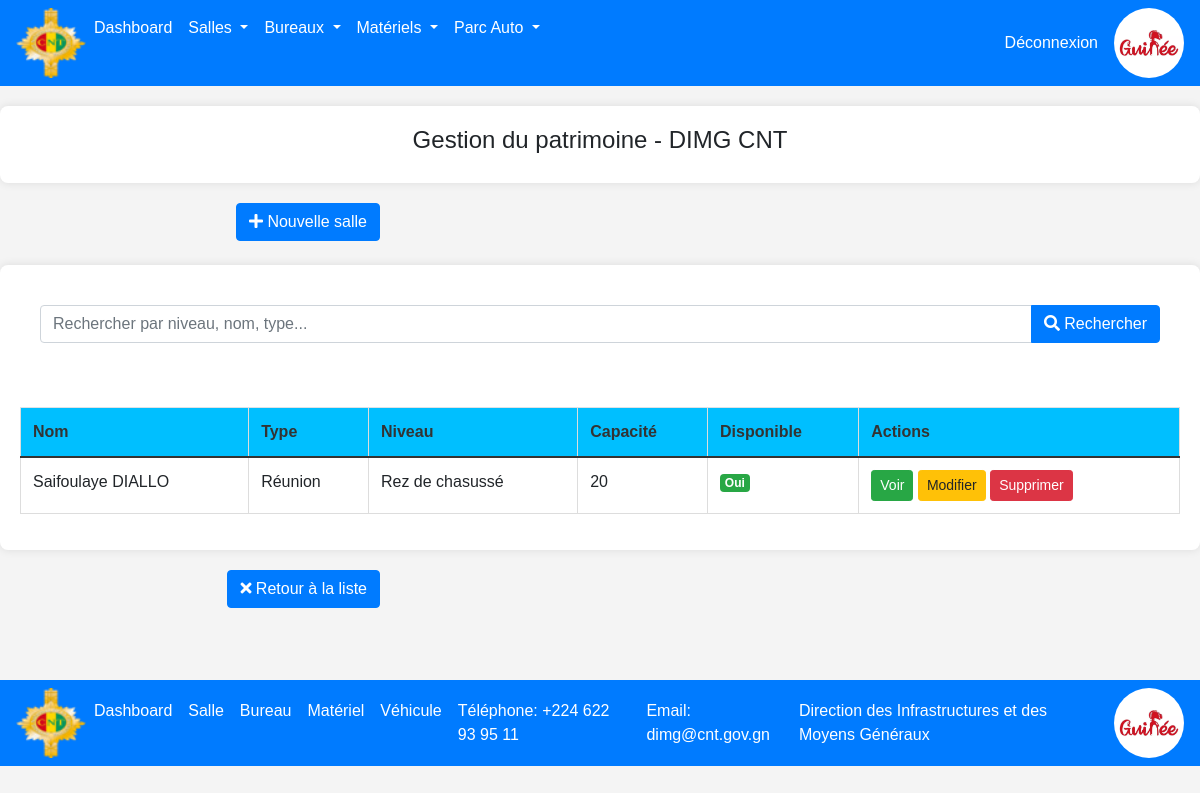
Page /salles/reunion/ on the committed database.
### patrimoine/models.py (models this page shows, shortened)
class Salle(models.Model):
    TYPE_SALLE_CHOICES = [
        ('reunion', 'Réunion'),
        ('conference', 'Conférence'),
        ('pleniere', 'Plénière'),
        ('formation', 'Formation'),  # Ajout d'un type supplémentaire
    ]
    type_salle = models.CharField(
        "Type de salle",
        max_length=100,
        choices=TYPE_SALLE_CHOICES
    )
    nom = models.CharField(
        "Nom",
        max_length=100,
        blank=True,
        default=""
    )
    niveau = models.CharField(
        "Niveau",
        max_length=100,
        blank=True,
        default="",
        help_text="Étage ou niveau de la salle"
    )
    capacite = models.IntegerField(
        "Capacité (personnes)",
        null=True,
        blank=True,
        validators=[MinValueValidator(1), MaxValueValidator(1000)],
        help_text="Nombre maximum de personnes"
    )
    surface = models.FloatField(
        "Surface (m²)",
        null=True,
        blank=True,
        validators=[MinValueValidator(0.01)],
        help_text="Surface en mètres carrés"
    )
    equipements = models.TextField(
        "Équipements",
        blank=True,
        default="",
        help_text="Liste des équipements disponibles"
    )
    disponible = models.BooleanField(
        "Disponible",
        default=True,
        help_text="Indique si la salle est disponible"
    )
    date_creation = models.DateTimeField(
        "Date de création",
        auto_now_add=True
    )
    date_modification = models.DateTimeField(
        "Date de modification",
        auto_now=True
    )
    picture = models.ImageField(
        "photo de la salle",
        blank=True
    )
    class Meta:
        verbose_name = "Salle"
        verbose_name_plural = "Salles"
        ordering = ['nom']

### patrimoine/views.py (the view)
# urls.py: path('salles/reunion/', views.salle_reunion, name='salle_reunion'),
def salle_reunion(request):
    salles = Salle.objects.filter(type_salle='reunion')
    return render(request, 'salles/salle_list.html', {'salles': salles})

### templates/salles/salle_list.html (shortened to what this page needs)
{% extends 'main.html' %}
{% load static %}
{% block content %}
<div class="container">
    <div class="row">
        <div class="box">
            <h4 class="text text-center">Gestion du patrimoine - DIMG CNT</h4>
        </div>
    </div>
</div>
<div class="row mb-4">
  <div class="col-md-4 text-end">
    <a class="btn btn-primary" href="{% url 'salle_create' %}">
      <i class="fas fa-plus"></i> Nouvelle salle
    </a>
  </div>
</div>
<div class="container">
    <div class="row">
		<div class="col-md-12">
			<div class="card-body">
                  <form method="get" class="mb-4">
                      <div class="input-group">
                          <input type="text" name="search" class="form-control"
                                 placeholder="Rechercher par niveau, nom, type..."
                                 value="{{ search_query }}">
                          <button class="btn btn-primary" type="submit">
                              <i class="fas fa-search"></i> Rechercher
                          </button>
                      </div>
                  </form>
            </div>
            {% if salles %}
            <div class="table-container">
                <table class="table align-items-center table-flush">
                    <thead class="thead-warning">
                    <tr bgcolor="#00bfff">
                        <th scope="col" class="sort " data-sort="nom">Nom</th>
                        <th scope="col" class="sort " data-sort="tipe">Type</th>
                        <th scope="col" class="sort " data-sort="nivea">Niveau</th>
                        <th scope="col" class="sort " data-sort="capa">Capacité</th>
                        <th scope="col" class="sort " data-sort="dispo">Disponible</th>
                        <th scope="col" class="sort " data-sort="act">Actions</th>
                    </tr>
                    </thead>
                    <tbody>
                    {% for salle in salles %}
                    <tr>
                        <td>{{ salle.nom }}</td>
                        <td>{{ salle.get_type_salle_display }}</td>
                        <td>{{ salle.niveau }}</td>
                        <td>{{ salle.capacite }}</td>
                        <td>
                            {% if salle.disponible %}
                            <span class="badge bg-success">Oui</span>
                            {% else %}
                            <span class="badge bg-danger">Non</span>
                            {% endif %}
                        </td>
                        <td>
                            <a href="{% url 'salle_detail' salle.pk %}" class="btn btn-success btn-sm">Voir</a>
                            <a href="{% url 'salle_update' salle.pk %}" class="btn btn-warning btn-sm">Modifier</a>
                            <a href="{% url 'salle_delete' salle.pk %}" class="btn btn-danger btn-sm">Supprimer</a>
                        </td>
                    </tr>
                    {% endfor %}
                    </tbody>
                </table>
            </div>
            {% endif %}
        </div>
    </div>
</div>
<div class="row mb-4">
  <div class="col-md-4 text-end">
    <a href="{% url 'salle_list' %}" class="btn btn-primary">
      <i class="fas fa-times"></i> Retour à la liste
    </a>
  </div>
</div>
<br>
<br>
{% endblock %}

### static/css/style.css (style rules this page uses)
body { font-family: Arial, sans-serif; margin: 0; padding: 0; background-color: #f4f4f4; }
.container { max-width: 1200px; margin: 20px auto; padding: 20px; background-color: #ffffff; border-radius: 8px; box-shadow: 0 0 10px rgba(0, 0, 0, 0.1); }
.table-container { max-height: 400px; overflow-y: auto; margin-top: 20px; }
table { width: 100%; border-collapse: collapse; text-align: left; }
table th, table td { padding: 12px; border: 1px solid #ddd; }
table th { background-color: #f2f2f2; color: #333; }

### rows in the picture
Salle: nom "Saifoulaye DIALLO", type_salle "Réunion", niveau "Rez de chasussé", capacite "20", disponible "Oui"
